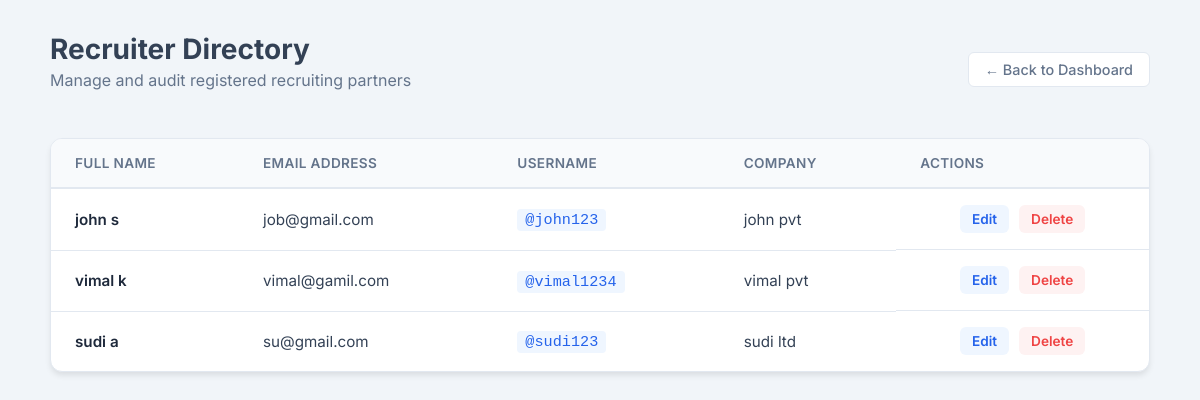
/recru_list_main, run on the app's committed database.
### final_app/models.py (models this page shows)
class adminmodel(models.Model):
    jobadmin=models.ForeignKey(User,on_delete=models.CASCADE)
    company_name=models.CharField(max_length=200)

### final_app/views.py (the view)
# urls.py: path('recru_list_main',views.recru_list_main,name='recru_list_main'),
def recru_list_main(request):
    ad=adminmodel.objects.all()
    return render (request,'recru_list_main.html',{'a':ad})

### final_app/templates/recru_list_main.html (shortened to what this page needs)
<!DOCTYPE html>
<html lang="en">
<head>
    {% load static %}
    <link rel="stylesheet" href="{% static 'css/recru_list_main.css' %}">
</head>
<body>
    <div class="dashboard-container">
        <header class="page-header">
            <div>
                <h1>Recruiter Directory</h1>
                <p>Manage and audit registered recruiting partners</p>
            </div>
            <a href="{% url 'main_admin' %}" class="btn-secondary">← Back to Dashboard</a>
        </header>
        <section class="table-card">
            <div class="table-responsive">
                <table>
                    <thead>
                        <tr>
                            <th>Full Name</th>
                            <th>Email Address</th>
                            <th>Username</th>
                            <th>Company</th>
                            <th class="text-center">Actions</th>
                        </tr>
                    </thead>
                    <tbody>
                        {% for i in a %}
                        <tr>
                            <td>
                                <span class="font-bold">{{ i.jobadmin.first_name }} {{ i.jobadmin.last_name }}</span>
                            </td>
                            <td>{{ i.jobadmin.email }}</td>
                            <td><code class="user-badge">@{{ i.jobadmin.username }}</code></td>
                            <td>{{ i.company_name }}</td>
                            <td class="action-cell">
                                <a href="{% url 'recru_list_main_edit' i.id %}" class="action-btn edit">Edit</a>
                                <a href="{% url 'recru_list_main_delete' i.id %}" class="action-btn delete" onclick="return confirm('Are you sure?')">Delete</a>
                            </td>
                        </tr>
                        {% empty %}
                        <tr>
                            <td colspan="5" class="empty-state">No recruiters found in the database.</td>
                        </tr>
                        {% endfor %}
                    </tbody>
                </table>
            </div>
        </section>
    </div>
</body>
</html>

### static/css/recru_list_main.css (style rules this page uses)
:root { --primary: #2563eb; --bg-body: #f1f5f9; --text-main: #334155; --text-muted: #64748b; --white: #ffffff; --border: #e2e8f0; --success: #10b981; --danger: #ef4444; }
body { font-family: 'Inter', sans-serif; background-color: var(--bg-body); color: var(--text-main); margin: 0; padding: 2rem; }
.dashboard-container { max-width: 1100px; margin: 0 auto; }
.page-header { display: flex; justify-content: space-between; align-items: center; margin-bottom: 2rem; }
.page-header h1 { margin: 0; font-size: 1.75rem; font-weight: 700; }
.page-header p { color: var(--text-muted); margin-top: 0.25rem; }
.table-card { background: var(--white); border-radius: 12px; box-shadow: 0 4px 6px -1px rgba(0, 0, 0, 0.1); overflow: hidden; border: 1px solid var(--border); }
table { width: 100%; border-collapse: collapse; text-align: left; }
thead { background-color: #f8fafc; border-bottom: 2px solid var(--border); }
th { padding: 1rem 1.5rem; font-size: 0.85rem; text-transform: uppercase; letter-spacing: 0.025em; color: var(--text-muted); font-weight: 600; }
td { padding: 1rem 1.5rem; border-bottom: 1px solid var(--border); font-size: 0.95rem; }
tr:last-child td { border-bottom: none; }
.font-bold { font-weight: 600; color: #1e293b; }
.user-badge { background: #eff6ff; color: var(--primary); padding: 2px 8px; border-radius: 4px; font-family: monospace; }
.btn-secondary { text-decoration: none; color: var(--text-muted); font-size: 0.9rem; font-weight: 500; padding: 0.5rem 1rem; border-radius: 6px; border: 1px solid var(--border); background: var(--white); transition: all 0.2s; }
.action-cell { display: flex; gap: 10px; justify-content: center; }
.action-btn { text-decoration: none; font-size: 0.85rem; font-weight: 600; padding: 6px 12px; border-radius: 6px; transition: 0.2s; }
.edit { color: var(--primary); background: #eff6ff; }
.delete { color: var(--danger); background: #fef2f2; }

### data on the page
adminmodel: jobadmin.first_name "john", jobadmin.last_name "s", jobadmin.email "job@gmail.com", jobadmin.username "john123", company_name "john pvt"
adminmodel: jobadmin.first_name "vimal", jobadmin.last_name "k", jobadmin.email "vimal@gamil.com", jobadmin.username "vimal1234", company_name "vimal pvt"
adminmodel: jobadmin.first_name "sudi", jobadmin.last_name "a", jobadmin.email "su@gmail.com", jobadmin.username "sudi123", company_name "sudi ltd"
